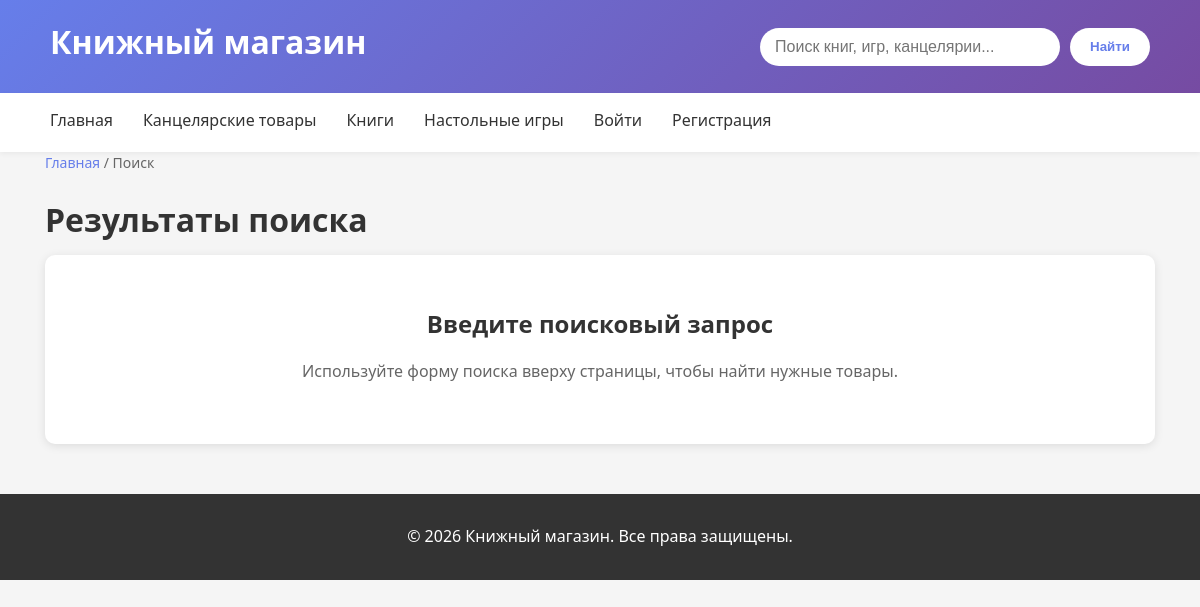
The app's page /search/ with its own data.
### shop/models.py (models this page shows, shortened)
class Category(models.Model):
    name = models.CharField(max_length=255, verbose_name="Категория")
    slug = models.SlugField(max_length=200, unique=True, blank=True) # slug — это URL-версия названия.name	slug
    class Meta:
        verbose_name = "Категория"
        verbose_name_plural = "Категории"
        ordering = ['name']
    def get_absolute_url(self):
        return reverse('shop:product_list_by_category', args=[self.slug])

### shop/views.py (the view)
# urls.py: path('search/', views.search_products, name='search_products'),
def search_products(request):
    query = request.GET.get('q')
    products = Product.objects.filter(available=True)
    if query:
        products = products.filter(
            Q(name__icontains=query) |
            Q(description__icontains=query)
        )
    return render(request, 'shop/product/search.html', {
        'query': query,
        'products': products,
        'categories': Category.objects.all(),
    })

### cart/context_processors.py (called while the page is built)
def cart(request):
    if request.user.is_authenticated:
        buyer = getattr(request.user, 'buyer', None)
        if buyer:
            count = Cart.objects.filter(
                buyer=buyer
            ).aggregate(
                total=Sum('quantity')
            )['total'] or 0
        else:
            count = 0
    else:
        count = 0
    return {
        'cart_item_count': count
    }

### shop/templates/shop/product/search.html (shortened to what this page needs)
{% extends 'shop/base.html' %}
{% load static %}
{% block content %}
    <div class="breadcrumbs">
        <a href="{% url 'shop:product_list' %}">Главная</a> / Поиск
    </div>
    <h1>Результаты поиска</h1>
    {% if query %}
        <p class="results-count">По запросу "{{ query }}" найдено товаров: {{ products.count }}</p>
        {% if products %}
            <div class="products-grid">
                {% for product in products %}
                    <div class="product-card">
                        <div class="product-image">
                            {% with main_image=product.get_main_image %}
                                {% if main_image %}
                                    <img src="{{ main_image.image.url }}" alt="{{ product.name }}">
                                {% else %}
                                    <div class="no-image"></div>
                                {% endif %}
                            {% endwith %}
                        </div>
                        <div class="product-info">
                            <h3 class="product-title">
                                <a href="{{ product.get_absolute_url }}">{{ product.name }}</a>
                            </h3>
                            <div class="product-category">{{ product.category.name }}</div>
                            <div class="product-price">{{ product.price }} ₽</div>
                            <a href="{{ product.get_absolute_url }}" class="btn">Подробнее</a>
                        </div>
                    </div>
                {% endfor %}
            </div>
        {% else %}
            <div class="no-results">
                <h2>Ничего не найдено</h2>
                <p>Попробуйте изменить поисковый запрос или посмотрите все товары в каталоге.</p>
                <p><a href="{% url 'shop:product_list' %}" class="btn">Перейти в каталог</a></p>
            </div>
        {% endif %}
    {% else %}
        <div class="no-results">
            <h2>Введите поисковый запрос</h2>
            <p>Используйте форму поиска вверху страницы, чтобы найти нужные товары.</p>
        </div>
    {% endif %}
{% endblock %}

### shop/templates/shop/base.html (shortened to what this page needs)
{% load static %}
<!DOCTYPE html>
<html lang="ru">
<head>
    <link rel="stylesheet" href="{% static 'shop/css/base.css' %}">
    <link rel="stylesheet" href="{% static 'shop/css/product.css' %}">
    <link rel="stylesheet" href="{% static 'shop/css/cart.css' %}">
    <link rel="stylesheet" href="{% static 'shop/css/responsive.css' %}">
    <link rel="stylesheet" href="{% static 'shop/css/header.css' %}">
    <link rel="stylesheet" href="{% static 'shop/css/wishlist.css' %}">
</head>
<body>
<header class="header">
    <div class="header-content">
        <div class="logo">
            <h1>Книжный магазин</h1>
        </div>
        <form class="search-form" action="{% url 'shop:search_products' %}" method="get">
            <input type="text" name="q" placeholder="Поиск книг, игр, канцелярии..." value="{{ query|default:'' }}">
            <button type="submit">Найти</button>
        </form>
    </div>
</header>
<nav class="nav">
    <div class="nav-content">
        <ul class="nav-list">
            <li>
                <a href="{% url 'shop:product_list' %}">
                    Главная
                </a>
            </li>
            {% for cat in categories %}
                <li>
                    <a href="{{ cat.get_absolute_url }}">
                        {{ cat.name }}
                    </a>
                </li>
            {% endfor %}
            {% if user.is_authenticated %}
                {% if user.is_staff %}
                    <li>
                        <a href="{% url 'admin_panel:dashboard' %}">
                            Админ панель
                        </a>
                    </li>
                {% else %}
                    <li>
                        <a href="{% url 'account:dashboard' %}">
                            Личный кабинет
                        </a>
                    </li>
                    <li class="cart-item">
                        <a href="{% url 'cart:cart_detail' %}">
                            Корзина ({{ cart_item_count }})
                        </a>
                    </li>
                    <li>
                        <a href="{% url 'orders:order_history' %}">
                            История покупок
                        </a>
                    </li>
                    <li>
                        <a href="{% url 'account:wishlist_list' %}">
                            Избранное
                        </a>
                    </li>
                {% endif %}
                <li>
                    <a href="{% url 'account:logout' %}">
                        Выйти
                    </a>
                </li>
            {% else %}
                <li><a href="{% url 'account:login' %}">Войти</a></li>
                <li><a href="{% url 'account:register' %}">Регистрация</a></li>
            {% endif %}
        </ul>
    </div>
</nav>
<main class="container">
    {% block content %}{% endblock %}
</main>
<footer class="footer">
    <p>&copy; 2026 Книжный магазин. Все права защищены.</p>
</footer>
</body>
</html>

### shop/static/shop/css/base.css (style rules this page uses)
* { margin: 0; padding: 0; box-sizing: border-box; }
body { font-family: 'Segoe UI', Tahoma, Geneva, Verdana, sans-serif; line-height: 1.6; color: #333; background-color: #f5f5f5; }
.container { max-width: 1200px; margin: 0 auto; padding: 30px 20px; }
.breadcrumbs { margin-bottom: 20px; color: #666; font-size: 14px; }
.breadcrumbs a { color: #667eea; text-decoration: none; }
h1 { font-size: 2rem; margin-bottom: 10px; color: #333; }
.no-results { text-align: center; padding: 50px; background: white; border-radius: 10px; box-shadow: 0 2px 10px rgba(0,0,0,0.1); }
.no-results h2 { margin-bottom: 15px; color: #333; }
.no-results p { color: #666; margin-bottom: 10px; }
.footer { background: #333; color: white; text-align: center; padding: 30px 0; margin-top: 50px; }

### shop/static/shop/css/responsive.css (style rules this page uses)
@media (max-width: 1200px) { .container, .header-content, .nav-content { width: 95%; padding: 0 15px; } }

### shop/static/shop/css/header.css (style rules this page uses)
.header { background: linear-gradient(135deg, #667eea 0%, #764ba2 100%); color: white; padding: 1rem 0; box-shadow: 0 2px 10px rgba(0,0,0,0.1); }
.header-content { max-width: 1200px; margin: 0 auto; padding: 0 20px; display: flex; justify-content: space-between; align-items: center; }
.logo h1 { font-size: 2rem; font-weight: 700; color: white; }
.search-form { display: flex; gap: 10px; }
.search-form input { padding: 10px 15px; border: none; border-radius: 25px; width: 300px; font-size: 1rem; }
.search-form button { padding: 10px 20px; background-color: #fff; color: #667eea; border: none; border-radius: 25px; cursor: pointer; font-weight: bold; transition: all 0.3s; }
.nav { background: white; box-shadow: 0 2px 5px rgba(0,0,0,0.05); position: sticky; top: 0; z-index: 100; }
.nav-content { max-width: 1200px; margin: 0 auto; padding: 0 20px; }
.nav-list { display: flex; list-style: none; gap: 30px; }
.nav-list a { display: block; padding: 15px 0; color: #333; text-decoration: none; font-weight: 500; border-bottom: 3px solid transparent; transition: all 0.3s; }

### records on screen
Category: name "Канцелярские товары"
Category: name "Книги"
Category: name "Настольные игры"
